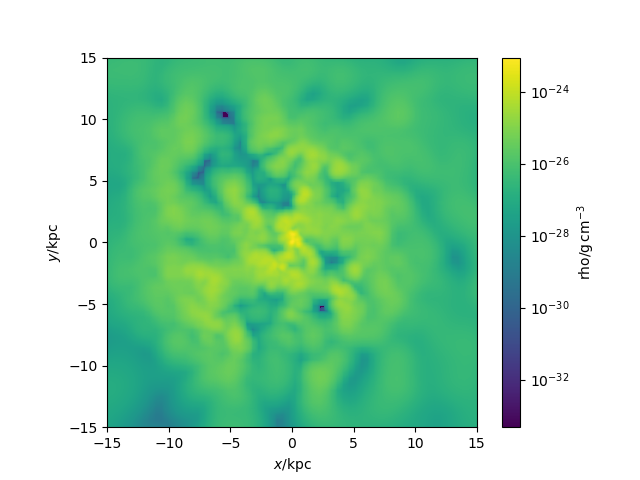

Recreate this plot in Python.
#galaxy 429 gas density code
import pynbody
import pynbody.plot.sph as sph
import matplotlib.pyplot as plt

#loading snapshot
s=pynbody.load('/mnt/data0/jillian/gguaman/r429/cosmo25p.768sg1bwK1BHe75.007779')

#setting to physical units
s.physical_units()

#centering halo and aligning disk
pynbody.analysis.angmom.faceon(s)
#pynbody.analysis.angmom.sideon(s)

#creating gas density slice
sph.image(s.g,qty="rho",units="g cm^-3",width=30)

plt.show()
#plt.savefig("galaxy429_dens.png")
#plt.savefig("galaxy429_dens(side).png")
